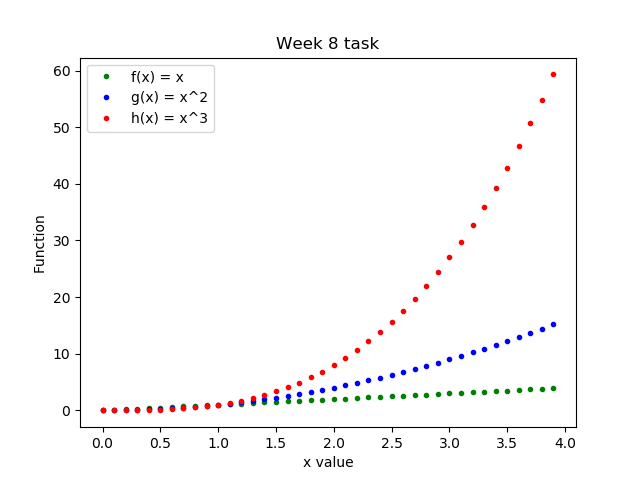

This chart was generated by the following Python code:
# Write a program that displays a plot of the functions f(x)=x, g(x)=x^2 and h(x)=x^3 in the range [0, 4] on the one set of axes. 

import numpy as np
import matplotlib.pyplot as plt
x = np.arange (0.0, 4.0, 0.1)
f = x
g = x**2
h = x**3
plt.title("Week 8 task")
plt.xlabel ("x value")
plt.ylabel ("Function")
plt.plot (x, f, "g.", label="f(x) = x")
plt.plot (x, g, "b.", label="g(x) = x^2")
plt.plot (x, h, "r.", label="h(x) = x^3")
plt.legend()
plt.savefig("8-plotting.png")

# reference:
    # videos posted on learnonline for this course